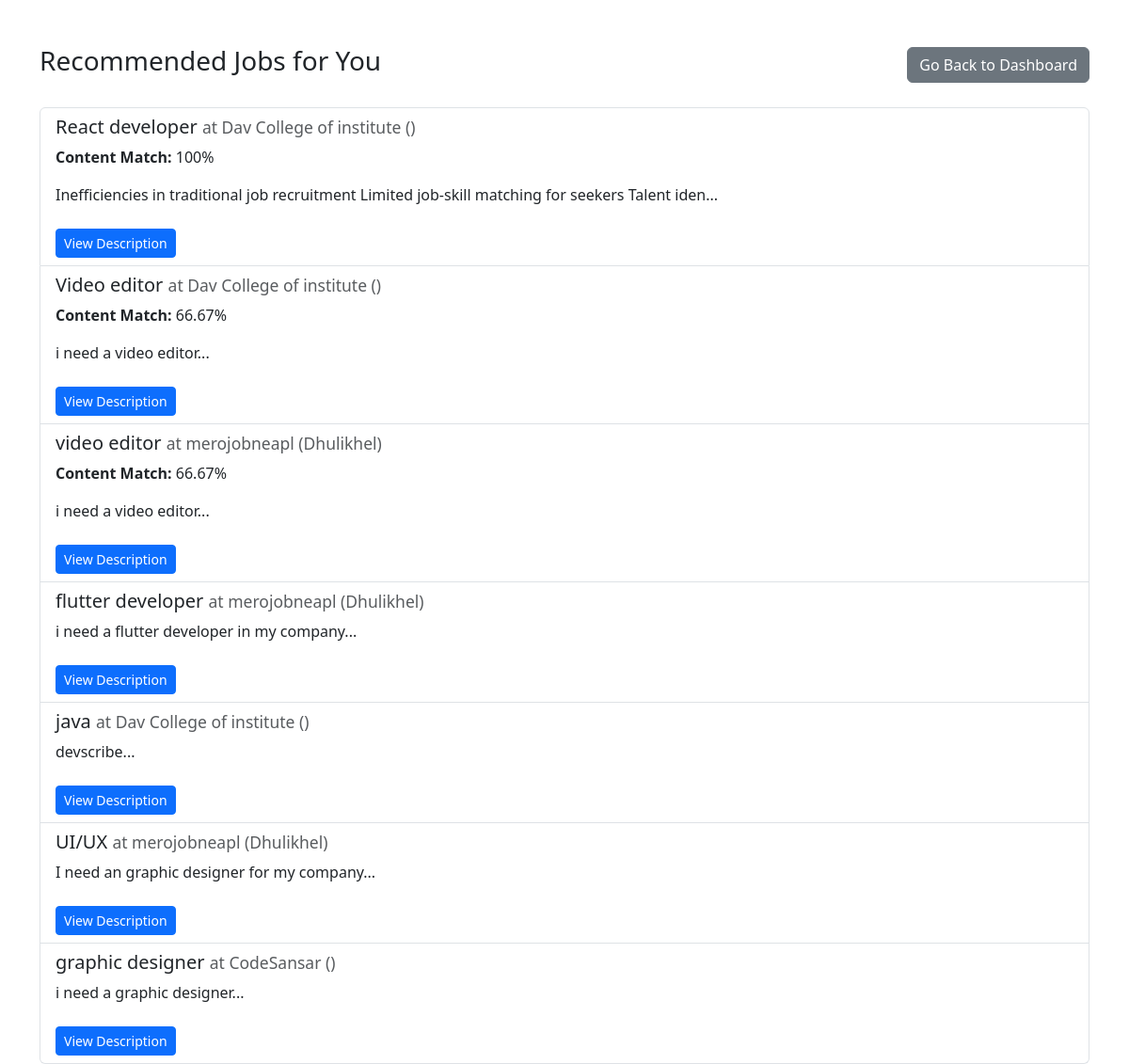
The app's page /recommended_jobs_combined.php (signed in) with its own data.
### tables this page shows
CREATE TABLE `jobs` (
  `id` int(11) NOT NULL,
  `title` varchar(100) NOT NULL,
  `description` text DEFAULT NULL,
  `category` varchar(100) DEFAULT NULL,
  `category_id` int(11) DEFAULT NULL,
  `company_id` int(11) DEFAULT NULL,
  `created_at` datetime DEFAULT current_timestamp(),
  `location` varchar(255) DEFAULT NULL,
  `status` enum('pending','approved','rejected') DEFAULT 'pending',
  `is_approved` tinyint(4) DEFAULT 0,
  `skills_required` text DEFAULT NULL,
  `applicants_required` int(11) NOT NULL DEFAULT 1,
  `start_date` date NOT NULL,
  `end_date` date NOT NULL
);

CREATE TABLE `companies` (
  `id` int(11) NOT NULL,
  `name` varchar(100) NOT NULL,
  `description` text DEFAULT NULL,
  `company_login_id` int(11) DEFAULT NULL,
  `location` varchar(255) NOT NULL,
  `category` varchar(100) DEFAULT NULL
);

### recommended_jobs_combined.php (the view, shortened to what this page needs)
<?php
require_once 'core/database.php';
$user_id = $_SESSION['user_id'];
$skills = [];
$res = $conn->query("SELECT DISTINCT skill_name FROM skills");
while ($row = $res->fetch_assoc()) {
    $skills[] = strtolower($row['skill_name']);
}
$jobVectors = [];
$res = $conn->query("SELECT job_id, skill_name FROM skills");
while ($row = $res->fetch_assoc()) {
    $job_id = $row['job_id'];
    $skill = strtolower($row['skill_name']);
    $index = array_search($skill, $skills);
    if (!isset($jobVectors[$job_id])) {
        $jobVectors[$job_id] = array_fill(0, count($skills), 0);
    }
    if ($index !== false) {
        $jobVectors[$job_id][$index] = 1;
    }
}
$userVector = array_fill(0, count($skills), 0);
$stmt = $conn->prepare("SELECT skill FROM user_skills WHERE user_id = ?");
$stmt->bind_param("i", $user_id);
$stmt->execute();
$res = $stmt->get_result();
while ($row = $res->fetch_assoc()) {
    $skill = strtolower($row['skill']);
    $index = array_search($skill, $skills);
    if ($index !== false) {
        $userVector[$index] = 1;
    }
}
$recommendedJobs = [];
foreach ($jobVectors as $job_id => $jobVector) {
    $score = 0;
    $jobSkillCount = array_sum($jobVector);
    for ($i = 0; $i < count($skills); $i++) {
        $score += $jobVector[$i] * $userVector[$i];
    }
    if ($score > 0 && $jobSkillCount > 0) {
        $percentage = ($score / $jobSkillCount) * 100;
        $recommendedJobs[$job_id] = round($percentage, 2);
    }
}
$userSkillsMatrix = [];
$res = $conn->query("SELECT user_id, skill FROM user_skills");
while ($row = $res->fetch_assoc()) {
    $uid = $row['user_id'];
    $skill = strtolower($row['skill']);
    $index = array_search($skill, $skills);
    if (!isset($userSkillsMatrix[$uid])) {
        $userSkillsMatrix[$uid] = array_fill(0, count($skills), 0);
    }
    if ($index !== false) {
        $userSkillsMatrix[$uid][$index] = 1;
    }
}
function cosine_similarity($vec1, $vec2) {
    $dot = 0; $normA = 0; $normB = 0;
    for ($i = 0; $i < count($vec1); $i++) {
        $dot += $vec1[$i] * $vec2[$i];
        $normA += pow($vec1[$i], 2);
        $normB += pow($vec2[$i], 2);
    }
    return ($normA && $normB) ? $dot / (sqrt($normA) * sqrt($normB)) : 0;
}
$similarityScores = [];
foreach ($userSkillsMatrix as $uid => $vector) {
    if ($uid == $user_id) continue;
    $similarity = cosine_similarity($userVector, $vector);
    if ($similarity > 0) {
        $similarityScores[$uid] = $similarity;
    }
}
arsort($similarityScores);
$collabRecommendedJobs = [];
foreach ($similarityScores as $otherUser => $simScore) {
    $stmt = $conn->prepare("SELECT job_id FROM job_interactions WHERE user_id = ?");
    $stmt->bind_param("i", $otherUser);
    $stmt->execute();
    $res = $stmt->get_result();
    while ($row = $res->fetch_assoc()) {
        $job_id = $row['job_id'];
        if (!isset($collabRecommendedJobs[$job_id])) {
            $collabRecommendedJobs[$job_id] = 0;
        }
        $collabRecommendedJobs[$job_id] += $simScore;
    }
}
$hybridScores = [];
foreach ($recommendedJobs as $job_id => $contentScore) {
    $hybridScores[$job_id] = $contentScore;
}
foreach ($collabRecommendedJobs as $job_id => $collabScore) {
    if (!isset($hybridScores[$job_id])) {
        $hybridScores[$job_id] = 0;
    }
    $hybridScores[$job_id] += $collabScore;
}
arsort($hybridScores);
?>
<!DOCTYPE html>
<html>
<head>
    <link rel="stylesheet" href="https://cdn.jsdelivr.net/npm/bootstrap@5.3.0/dist/css/bootstrap.min.css">
</head>
<body>
<div class="container mt-5">
    <div class="d-flex justify-content-between align-items-center mb-4">
        <h3>Recommended Jobs for You</h3>
        <a href="users/dashboard.php" class="btn btn-secondary">Go Back to Dashboard</a>
    </div>
    <?php if (empty($hybridScores)) : ?>
        <div class="alert alert-warning">No hybrid job recommendations found.</div>
    <?php else : ?>
        <ul class="list-group">
            <?php foreach ($hybridScores as $job_id => $score) : ?>
                <?php
                $contentScore = isset($recommendedJobs[$job_id]) ? $recommendedJobs[$job_id] : null;
                $collabScore = isset($collabRecommendedJobs[$job_id]) ? $collabRecommendedJobs[$job_id] : 0;
                if (($contentScore === null || $contentScore < 50) && $collabScore < 0.1) {
                    continue;
                }
                $stmt = $conn->prepare("SELECT j.title, j.description, j.applicants_required, j.start_date, j.end_date, c.name AS company_name, c.location
                                        FROM jobs j
                                        JOIN companies c ON j.company_id = c.id
                                        WHERE j.id = ? AND j.status = 'approved'");
                $stmt->bind_param("i", $job_id);
                $stmt->execute();
                $result = $stmt->get_result();
                if ($result && $row = $result->fetch_assoc()) :
                    $title = htmlspecialchars($row['title']);
                    $description = htmlspecialchars(substr($row['description'], 0, 100)) . '...';
                    $company = htmlspecialchars($row['company_name']);
                    $location = htmlspecialchars($row['location']);
                ?>
                    <li class="list-group-item">
                        <h5><?= $title ?>
                            <small class="text-muted">at <?= $company ?> (<?= $location ?>)</small>
                        </h5>
                        <?php if ($contentScore !== null): ?>
                            <p><strong>Content Match:</strong> <?= $contentScore ?>%</p>
                        <?php endif; ?>
                        <p><?= $description ?></p>
                        <button class="btn btn-sm btn-primary mt-2 show-description" data-job-id="<?= $job_id ?>">View Description</button>
                    </li>
                <?php endif; $stmt->close(); ?>
            <?php endforeach; ?>
        </ul>
    <?php endif; ?>
</div>
</body>
</html>

### records on screen
jobs: title "React developer", company.name "Dav College of institute", contentScore "100", description "Inefficiencies in traditional job recruitment Limited job-skill matching for seekers Talent iden..."
jobs: title "Video editor", company.name "Dav College of institute", contentScore "66.67", description "i need a video editor..."
jobs: title "video editor", company.name "merojobneapl", company.location "Dhulikhel", contentScore "66.67", description "i need a video editor..."
jobs: title "flutter developer", company.name "merojobneapl", company.location "Dhulikhel", description "i need a flutter developer in my company..."
jobs: title "java", company.name "Dav College of institute", description "devscribe..."
jobs: title "UI/UX", company.name "merojobneapl", company.location "Dhulikhel", description "I need an graphic designer for my company..."
jobs: title "graphic designer", company.name "CodeSansar", description "i need a graphic designer..."
